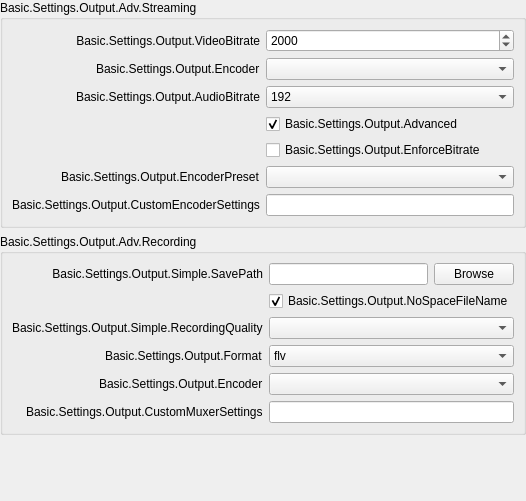
           <widget class="QWidget" name="easyOutputsPage">
            <layout class="QVBoxLayout" name="verticalLayout_3">
             <property name="leftMargin">
              <number>0</number>
             </property>
             <property name="topMargin">
              <number>0</number>
             </property>
             <property name="rightMargin">
              <number>0</number>
             </property>
             <property name="bottomMargin">
              <number>0</number>
             </property>
             <item>
              <widget class="QGroupBox" name="groupBox_8">
               <property name="sizePolicy">
                <sizepolicy hsizetype="Preferred" vsizetype="Maximum">
                 <horstretch>0</horstretch>
                 <verstretch>0</verstretch>
                </sizepolicy>
               </property>
               <property name="title">
                <string>Basic.Settings.Output.Adv.Streaming</string>
               </property>
               <layout class="QFormLayout" name="formLayout_20">
                <property name="fieldGrowthPolicy">
                 <enum>QFormLayout::AllNonFixedFieldsGrow</enum>
                </property>
                <property name="labelAlignment">
                 <set>Qt::AlignRight|Qt::AlignTrailing|Qt::AlignVCenter</set>
                </property>
                <item row="0" column="0">
                 <widget class="QLabel" name="label_19">
                  <property name="minimumSize">
                   <size>
                    <width>170</width>
                    <height>0</height>
                   </size>
                  </property>
                  <property name="text">
                   <string>Basic.Settings.Output.VideoBitrate</string>
                  </property>
                  <property name="alignment">
                   <set>Qt::AlignRight|Qt::AlignTrailing|Qt::AlignVCenter</set>
                  </property>
                  <property name="buddy">
                   <cstring>simpleOutputVBitrate_2</cstring>
                  </property>
                 </widget>
                </item>
                <item row="0" column="1">
                 <widget class="QSpinBox" name="simpleOutputVBitrate_2">
                  <property name="minimum">
                   <number>200</number>
                  </property>
                  <property name="maximum">
                   <number>1000000</number>
                  </property>
                  <property name="value">
                   <number>2000</number>
                  </property>
                 </widget>
                </item>
                <item row="2" column="0">
                 <widget class="QLabel" name="label_20">
                  <property name="text">
                   <string>Basic.Settings.Output.AudioBitrate</string>
                  </property>
                  <property name="buddy">
                   <cstring>simpleOutputABitrate</cstring>
                  </property>
                 </widget>
                </item>
                <item row="2" column="1">
                 <widget class="QComboBox" name="simpleOutputABitrate">
                  <property name="currentIndex">
                   <number>8</number>
                  </property>
                  <item>
                   <property name="text">
                    <string>32</string>
                   </property>
                  </item>
                  <item>
                   <property name="text">
                    <string>48</string>
                   </property>
                  </item>
                  <item>
                   <property name="text">
                    <string>64</string>
                   </property>
                  </item>
                  <item>
                   <property name="text">
                    <string>80</string>
                   </property>
                  </item>
                  <item>
                   <property name="text">
                    <string>96</string>
                   </property>
                  </item>
                  <item>
                   <property name="text">
                    <string>112</string>
                   </property>
                  </item>
                  <item>
                   <property name="text">
                    <string>128</string>
                   </property>
                  </item>
                  <item>
                   <property name="text">
                    <string>160</string>
                   </property>
                  </item>
                  <item>
                   <property name="text">
                    <string>192</string>
                   </property>
                  </item>
                  <item>
                   <property name="text">
                    <string>256</string>
                   </property>
                  </item>
                  <item>
                   <property name="text">
                    <string>320</string>
                   </property>
                  </item>
                 </widget>
                </item>
                <item row="3" column="1">
                 <widget class="QCheckBox" name="simpleOutAdvanced">
                  <property name="text">
                   <string>Basic.Settings.Output.Advanced</string>
                  </property>
                  <property name="checked">
                   <bool>true</bool>
                  </property>
                 </widget>
                </item>
                <item row="5" column="1">
                 <widget class="QComboBox" name="simpleOutPreset"/>
                </item>
                <item row="5" column="0">
                 <widget class="QLabel" name="label_24">
                  <property name="enabled">
                   <bool>true</bool>
                  </property>
                  <property name="text">
                   <string>Basic.Settings.Output.EncoderPreset</string>
                  </property>
                  <property name="buddy">
                   <cstring>simpleOutPreset</cstring>
                  </property>
                 </widget>
                </item>
                <item row="6" column="0">
                 <widget class="QLabel" name="label_23">
                  <property name="text">
                   <string>Basic.Settings.Output.CustomEncoderSettings</string>
                  </property>
                  <property name="buddy">
                   <cstring>simpleOutCustom</cstring>
                  </property>
                 </widget>
                </item>
                <item row="6" column="1">
                 <widget class="QLineEdit" name="simpleOutCustom"/>
                </item>
                <item row="4" column="1">
                 <widget class="QCheckBox" name="simpleOutEnforce">
                  <property name="text">
                   <string>Basic.Settings.Output.EnforceBitrate</string>
                  </property>
                 </widget>
                </item>
                <item row="1" column="1">
                 <widget class="QComboBox" name="simpleOutStrEncoder_2"/>
                </item>
                <item row="1" column="0">
                 <widget class="QLabel" name="simpleOutRecEncoderLabel_2">
                  <property name="text">
                   <string>Basic.Settings.Output.Encoder</string>
                  </property>
                  <property name="buddy">
                   <cstring>simpleOutRecEncoder</cstring>
                  </property>
                 </widget>
                </item>
               </layout>
              </widget>
             </item>
             <item>
              <widget class="QGroupBox" name="groupBox_9">
               <property name="sizePolicy">
                <sizepolicy hsizetype="Preferred" vsizetype="Maximum">
                 <horstretch>0</horstretch>
                 <verstretch>0</verstretch>
                </sizepolicy>
               </property>
               <property name="title">
                <string>Basic.Settings.Output.Adv.Recording</string>
               </property>
               <layout class="QFormLayout" name="formLayout_6">
                <property name="fieldGrowthPolicy">
                 <enum>QFormLayout::AllNonFixedFieldsGrow</enum>
                </property>
                <property name="labelAlignment">
                 <set>Qt::AlignRight|Qt::AlignTrailing|Qt::AlignVCenter</set>
                </property>
                <item row="0" column="1">
                 <layout class="QHBoxLayout" name="horizontalLayout_5">
                  <item>
                   <widget class="QLineEdit" name="simpleOutputPath">
                    <property name="enabled">
                     <bool>true</bool>
                    </property>
                   </widget>
                  </item>
                  <item>
                   <widget class="QPushButton" name="simpleOutputBrowse">
                    <property name="enabled">
                     <bool>true</bool>
                    </property>
                    <property name="text">
                     <string>Browse</string>
                    </property>
                   </widget>
                  </item>
                 </layout>
                </item>
                <item row="0" column="0">
                 <widget class="QLabel" name="label_18">
                  <property name="minimumSize">
                   <size>
                    <width>170</width>
                    <height>0</height>
                   </size>
                  </property>
                  <property name="text">
                   <string>Basic.Settings.Output.Simple.SavePath</string>
                  </property>
                  <property name="alignment">
                   <set>Qt::AlignRight|Qt::AlignTrailing|Qt::AlignVCenter</set>
                  </property>
                  <property name="buddy">
                   <cstring>simpleOutputPath</cstring>
                  </property>
                 </widget>
                </item>
                <item row="1" column="1">
                 <widget class="QCheckBox" name="simpleNoSpace">
                  <property name="text">
                   <string>Basic.Settings.Output.NoSpaceFileName</string>
                  </property>
                  <property name="checked">
                   <bool>true</bool>
                  </property>
                 </widget>
                </item>
                <item row="3" column="0">
                 <widget class="QLabel" name="simpleOutRecFormatLabel">
                  <property name="text">
                   <string>Basic.Settings.Output.Format</string>
                  </property>
                  <property name="buddy">
                   <cstring>simpleOutRecFormat_2</cstring>
                  </property>
                 </widget>
                </item>
                <item row="2" column="1">
                 <widget class="QComboBox" name="simpleOutRecQuality"/>
                </item>
                <item row="2" column="0">
                 <widget class="QLabel" name="label_26">
                  <property name="text">
                   <string>Basic.Settings.Output.Simple.RecordingQuality</string>
                  </property>
                  <property name="buddy">
                   <cstring>simpleOutRecQuality</cstring>
                  </property>
                 </widget>
                </item>
                <item row="4" column="1">
                 <widget class="QComboBox" name="simpleOutRecEncoder"/>
                </item>
                <item row="4" column="0">
                 <widget class="QLabel" name="simpleOutRecEncoderLabel">
                  <property name="text">
                   <string>Basic.Settings.Output.Encoder</string>
                  </property>
                  <property name="buddy">
                   <cstring>simpleOutRecEncoder</cstring>
                  </property>
                 </widget>
                </item>
                <item row="5" column="0">
                 <widget class="QLabel" name="label_420">
                  <property name="text">
                   <string>Basic.Settings.Output.CustomMuxerSettings</string>
                  </property>
                  <property name="buddy">
                   <cstring>simpleOutMuxCustom</cstring>
                  </property>
                 </widget>
                </item>
                <item row="5" column="1">
                 <widget class="QLineEdit" name="simpleOutMuxCustom"/>
                </item>
                <item row="3" column="1">
                 <widget class="QComboBox" name="simpleOutRecFormat_2">
                  <item>
                   <property name="text">
                    <string notr="true">flv</string>
                   </property>
                  </item>
                  <item>
                   <property name="text">
                    <string notr="true">mp4</string>
                   </property>
                  </item>
                  <item>
                   <property name="text">
                    <string notr="true">mov</string>
                   </property>
                  </item>
                  <item>
                   <property name="text">
                    <string notr="true">mkv</string>
                   </property>
                  </item>
                  <item>
                   <property name="text">
                    <string notr="true">ts</string>
                   </property>
                  </item>
                  <item>
                   <property name="text">
                    <string notr="true">m3u8</string>
                   </property>
                  </item>
                 </widget>
                </item>
               </layout>
              </widget>
             </item>
             <item>
              <layout class="QVBoxLayout" name="simpleOutInfoLayout">
               <property name="leftMargin">
                <number>10</number>
               </property>
               <property name="topMargin">
                <number>10</number>
               </property>
               <property name="rightMargin">
                <number>10</number>
               </property>
               <property name="bottomMargin">
                <number>10</number>
               </property>
              </layout>
             </item>
             <item>
              <spacer name="verticalSpacer_2">
               <property name="orientation">
                <enum>Qt::Vertical</enum>
               </property>
               <property name="sizeHint" stdset="0">
                <size>
                 <width>20</width>
                 <height>40</height>
                </size>
               </property>
              </spacer>
             </item>
             <item alignment="Qt::AlignTop">
              <widget class="QWidget" name="simpleOutputContainer" native="true">
               <layout class="QVBoxLayout" name="verticalLayout_4">
                <property name="leftMargin">
                 <number>0</number>
                </property>
                <property name="topMargin">
                 <number>0</number>
                </property>
                <property name="rightMargin">
                 <number>0</number>
                </property>
                <property name="bottomMargin">
                 <number>0</number>
                </property>
               </layout>
              </widget>
             </item>
            </layout>
           </widget>
